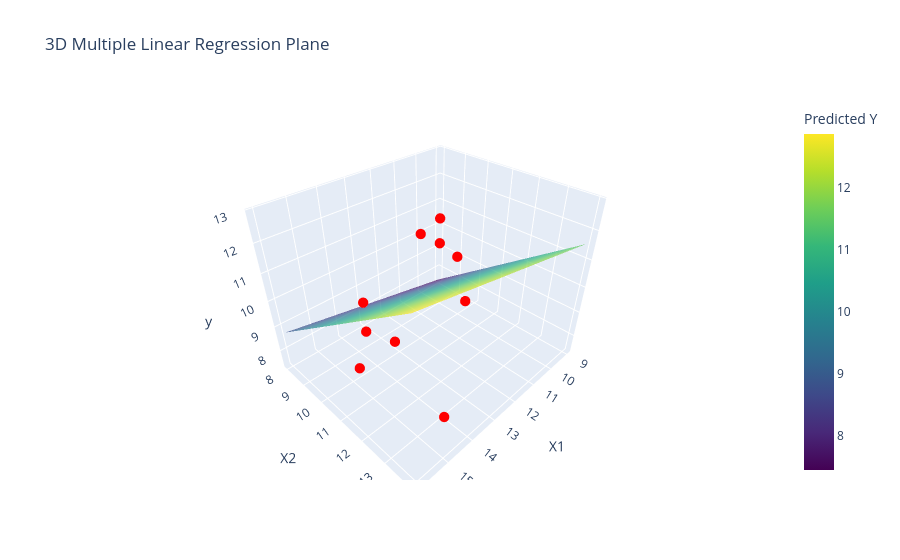

Source (notebook cell):
### Markdown cell above
## e) Plot regression line

### Code cell
# create grid
x1_range = np.linspace(df.X1.min(), df.X1.max(), 20)
x2_range = np.linspace(df.X2.min(), df.X2.max(), 20)

x1_grid, x2_grid = np.meshgrid(x1_range, x2_range)

# regression plane
y_grid = b0 + b1*x1_grid + b2*x2_grid

fig = go.Figure()

# data points
fig.add_trace(go.Scatter3d(
    x=df["X1"],
    y=df["X2"],
    z=df["y"],
    mode='markers',
    marker=dict(size=6, color='red'),
    name="Actual Data Points"
))

# regression surface
fig.add_trace(go.Surface(
    x=x1_grid,
    y=x2_grid,
    z=y_grid,
    colorscale='Viridis',
    opacity=0.7,
    name="Regression Surface",
    colorbar=dict(title="Predicted Y")
))

fig.update_layout(
    title="3D Multiple Linear Regression Plane",
    scene=dict(
        xaxis_title="X1",
        yaxis_title="X2",
        zaxis_title="y"
    ),
    legend=dict(
        title="Legend",
        x=0.01,
        y=0.99
    )
)

fig.show()

### Figure 1 — Plotly figure (JSON) as saved in the notebook; plotly's stock layout.template omitted (floating-point values rounded to 4 significant figures; data arrays with more than 128 entries replaced by an {"elided": "..."} marker saying what was removed)
{"data": [{"marker": {"color": "red", "size": 6}, "mode": "markers", "name": "Actual Data Points", "type": "scatter3d", "x": [10, 12, 10, 9, 15, 10, 14, 15, 15, 16], "y": [8, 12, 9, 9, 11, 9, 11, 14, 11, 12], "z": [10, 10, 10, 9, 11, 11, 9, 9, 10, 10]}, {"colorbar": {"title": {"text": "Predicted Y"}}, "colorscale": [[0, "#440154"], [0.1111, "#482878"], [0.2222, "#3e4989"], [0.3333, "#31688e"], [0.4444, "#26828e"], [0.5556, "#1f9e89"], [0.6667, "#35b779"], [0.7778, "#6ece58"], [0.8889, "#b5de2b"], [1, "#fde725"]], "name": "Regression Surface", "opacity": 0.7, "type": "surface", "x": {"elided": "20x20 float values"}, "y": {"elided": "20x20 float values"}, "z": {"elided": "20x20 float values"}}], "layout": {"legend": {"title": {"text": "Legend"}, "x": 0.01, "y": 0.99}, "scene": {"xaxis": {"title": {"text": "X1"}}, "yaxis": {"title": {"text": "X2"}}, "zaxis": {"title": {"text": "y"}}}, "title": {"text": "3D Multiple Linear Regression Plane"}}}
